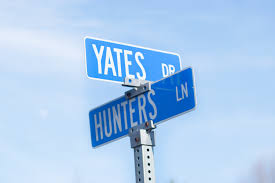
#> input picture OpenCV_Python_Tutorials/04. Image Processing in OpenCV/3_Changing Colorspaces/edge.jpg, 275 x 183 px
$ python 14_colorIntensity.py   (older library calls are emulated)
#> lines starting #> are read from the running program, lines starting #| are printed output that depends on the picture; after the words box and inside, x2 and y2 are one past the last pixel; in counts of white or black regions, pixels touching at a corner belong together
#-*- coding:utf-8 -*-
"""

이미지 contour
: 동일한 색 또는 동일한 색상 강도를 가진 부분의 가장자리 경계를 연결한 선
정확도를 높히기 위해서 Binary Image를 사용합니다. threshold나 canny edge를 선처리로 수행합니다.
OpenCV에서는 contours를 찾는 것은 검은색 배경에서 하얀색 대상을 찾는 것과 비슷합니다.
그래서 대상은 흰색, 배경은 검은색으로 해야 합니다.

=> Find & Draw Contours
"""


import cv2
import numpy as np

img = cv2.imread('edge.jpg')
#> img is the input picture: shape (183, 275, 3); mean B, G, R 239.1, 205.3, 173.6

#1. 그레이 스케일로 변경
imgray = cv2.cvtColor(img,cv2.COLOR_BGR2GRAY)
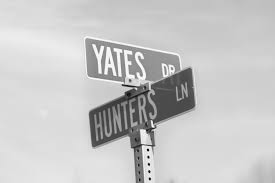
#> imgray: shape (183, 275); min 2, max 255, mean 199.7

#2. contour 대상은 흰색으로, 그외 배경은 검은색으로 변경
#threshold를 이용하여 binary image로 변환
ret, thresh = cv2.threshold(imgray,180,255,0) #contour 대상은 흰색으로, 그 외에는 검은색으로
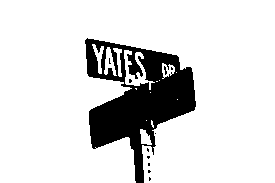
#> thresh: shape (183, 275); 85.4% white; 11 black regions (10 under 20 px)

#3. find
#contours는 point의 list형태. 예제에서는 사각형이 하나의 contours line을 구성하기 때문에 len(contours) = 1. 값은 사각형의 꼭지점 좌표.
#hierachy는 contours line의 계층 구조
#image, contours, hierachy = cv2.findContours(thresh, cv2.RETR_TREE,cv2.CHAIN_APPROX_SIMPLE)
image, contours, hierachy = cv2.findContours(thresh, cv2.RETR_TREE,cv2.CHAIN_APPROX_SIMPLE)
#> contours = 26 contours, 18 with area under 20; largest, box (x1, y1, x2, y2) and area: (0, 0, 275, 183) 41156, (124, 50, 155, 90) 343, (104, 47, 117, 76) 153, (162, 63, 175, 79) 106, (92, 44, 104, 74) 104, (140, 129, 152, 145) 102, (113, 48, 122, 77) 82, (163, 65, 168, 76) 24

#4. draw
"""
cv2.drawContours(image, contours, contourIdx, color[, thickness[, lineType[, hierarchy[, maxLevel[, offset]]]]])
    image – 원본 이미지
    contours – contours정보.
    contourIdx – contours list type에서 몇번째 contours line을 그릴 것인지. -1 이면 전체
    color – contours line color
    thickness – contours line의 두께. 음수이면 contours line의 내부를 채움.
"""
image = cv2.drawContours(img, contours, -1, (0,255,0), 2)
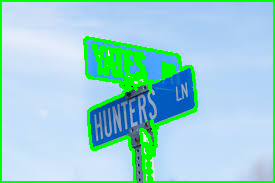
#> image: shape (183, 275, 3); mean B, G, R 212.9, 211, 154.4

cv2.imshow('image', image)
cv2.waitKey(0)
cv2.destroyAllWindows()
